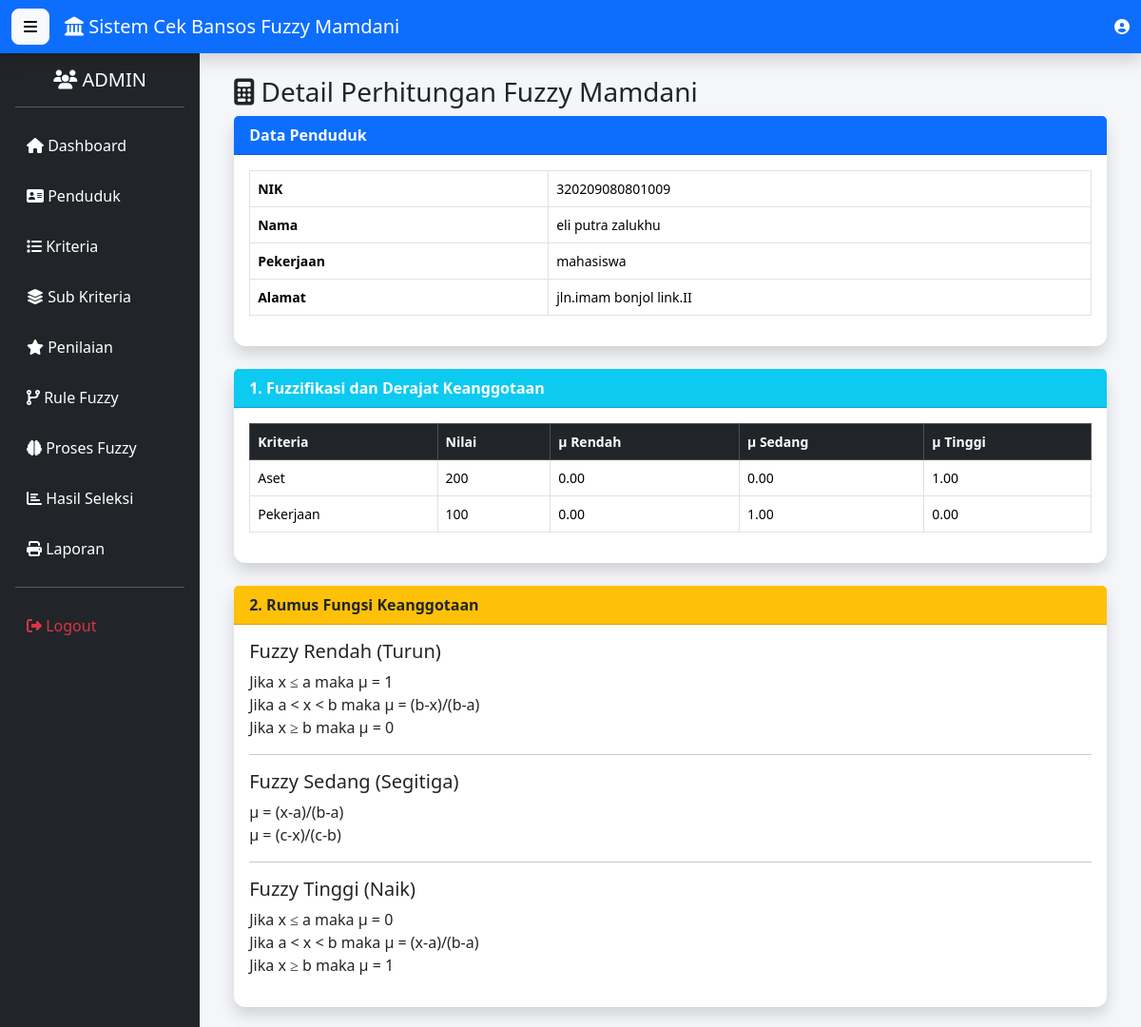
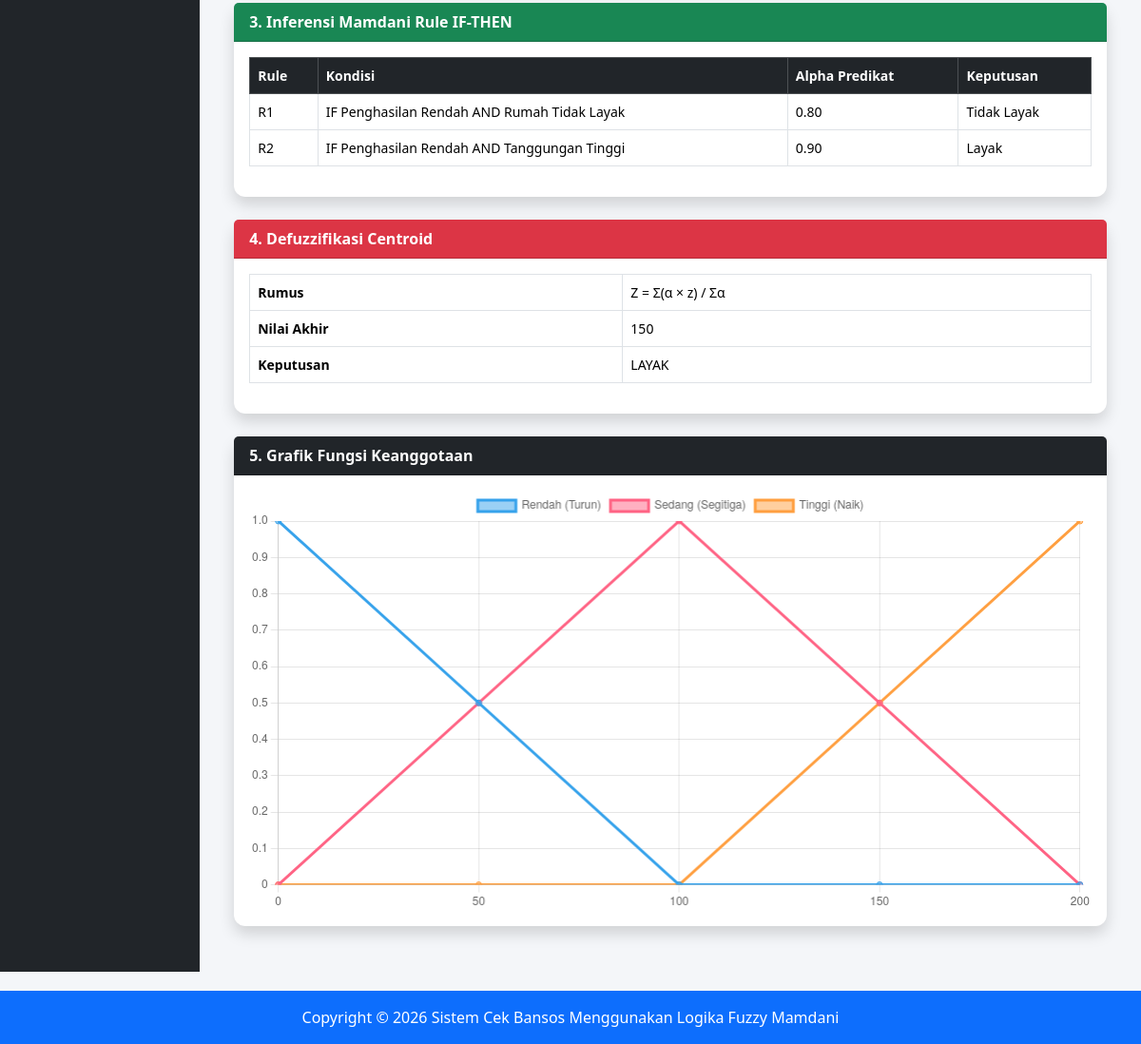
Screenshot of /fuzzy/detail_fuzzy.php?id=1 with the database file from the repository (2 pictures, top to bottom).
### tables this page shows
CREATE TABLE `penduduk` (
  `id_penduduk` int(11) NOT NULL,
  `nik` varchar(20) DEFAULT NULL,
  `nama` varchar(100) DEFAULT NULL,
  `jenis_kelamin` enum('Laki-laki','Perempuan') DEFAULT NULL,
  `tempat_lahir` varchar(50) DEFAULT NULL,
  `tanggal_lahir` date DEFAULT NULL,
  `alamat` text DEFAULT NULL,
  `desa` varchar(100) DEFAULT NULL,
  `kecamatan` varchar(100) DEFAULT NULL,
  `pekerjaan` varchar(100) DEFAULT NULL,
  `no_hp` varchar(15) DEFAULT NULL,
  `created_at` timestamp NOT NULL DEFAULT current_timestamp()
);

CREATE TABLE `penilaian` (
  `id_penilaian` int(11) NOT NULL,
  `id_penduduk` int(11) DEFAULT NULL,
  `id_kriteria` int(11) DEFAULT NULL,
  `id_sub` int(11) DEFAULT NULL,
  `nilai` int(11) DEFAULT NULL,
  `tanggal_penilaian` date DEFAULT NULL
);

CREATE TABLE `kriteria` (
  `id_kriteria` int(11) NOT NULL,
  `nama_kriteria` varchar(100) DEFAULT NULL,
  `kode_kriteria` varchar(10) DEFAULT NULL,
  `bobot` decimal(5,2) DEFAULT NULL,
  `tipe` varchar(20) DEFAULT NULL,
  `keterangan` text DEFAULT NULL
);

### fuzzy/fungsi_fuzzy.php (called while the page is built, shortened)
<?php
function fuzzyRendah($x, $a, $b)
{
    if ($x >= $b) {
        return 0;
    }
    return ($b - $x) / ($b - $a);
}
function fuzzySedang($x, $a, $b, $c)
{
    if ($x <= $a || $x >= $c) {
        return 0;
    }
    if ($x == $b) {
        return 1;
    }
    return ($c - $x) / ($c - $b);
}
function fuzzyTinggi($x, $a, $b)
{
    if ($x <= $a) {
        return 0;
    }
    if ($x >= $b) {
        return 1;
    }
    return ($x - $a) / ($b - $a);
}
?>

### fuzzy/detail_fuzzy.php (the view, shortened to what this page needs)
<?php
include "../config/koneksi.php";
include "fungsi_fuzzy.php";
$id=$_GET['id'];
$p=mysqli_query($conn,"
SELECT *
FROM penduduk
WHERE id_penduduk='$id'
");
$penduduk=mysqli_fetch_assoc($p);
$data=mysqli_query($conn,"
SELECT
penilaian.nilai,
kriteria.nama_kriteria,
sub_kriteria.kategori_fuzzy
FROM penilaian
JOIN kriteria
ON penilaian.id_kriteria=kriteria.id_kriteria
JOIN sub_kriteria
ON penilaian.id_sub=sub_kriteria.id_sub
WHERE id_penduduk='$id'
");
include "../template/header.php";
include "../template/navbar.php";
include "../template/sidebar.php";
?>
<div class="container-fluid">
<h3>
<i class="fa fa-calculator"></i>
Detail Perhitungan Fuzzy Mamdani
</h3>
<div class="card shadow mb-4">
<div class="card-header bg-primary text-white">
Data Penduduk
</div>
<div class="card-body">
<table class="table table-bordered">
<tr>
<th>NIK</th>
<td><?= $penduduk['nik']; ?></td>
</tr>
<tr>
<th>Nama</th>
<td><?= $penduduk['nama']; ?></td>
</tr>
<tr>
<th>Pekerjaan</th>
<td><?= $penduduk['pekerjaan']; ?></td>
</tr>
<tr>
<th>Alamat</th>
<td><?= $penduduk['alamat']; ?></td>
</tr>
</table>
</div>
</div>
<div class="card shadow mb-4">
<div class="card-header bg-info text-white">
1. Fuzzifikasi dan Derajat Keanggotaan
</div>
<div class="card-body table-responsive">
<table class="table table-bordered">
<tr class="table-dark">
<th>Kriteria</th>
<th>Nilai</th>
<th>µ Rendah</th>
<th>µ Sedang</th>
<th>µ Tinggi</th>
</tr>
<?php
$total=0;
$jumlah=0;
while($d=mysqli_fetch_assoc($data)){
$x=$d['nilai'];
$r=fuzzyRendah($x,0,100);
$s=fuzzySedang($x,50,100,150);
$t=fuzzyTinggi($x,100,200);
$total += $x;
$jumlah++;
?>
<tr>
<td>
<?= $d['nama_kriteria']; ?>
</td>
<td>
<?= $x; ?>
</td>
<td>
<?= number_format($r,2); ?>
</td>
<td>
<?= number_format($s,2); ?>
</td>
<td>
<?= number_format($t,2); ?>
</td>
</tr>
<?php } ?>
</table>
</div>
</div>
<div class="card shadow mb-4">
<div class="card-header bg-warning">
2. Rumus Fungsi Keanggotaan
</div>
<div class="card-body">
<h5>Fuzzy Rendah (Turun)</h5>
<p>
Jika x ≤ a maka μ = 1
<br>
Jika a < x < b maka μ = (b-x)/(b-a)
<br>
Jika x ≥ b maka μ = 0
</p>
<hr>
<h5>Fuzzy Sedang (Segitiga)</h5>
<p>
μ = (x-a)/(b-a)
<br>
μ = (c-x)/(c-b)
</p>
<hr>
<h5>Fuzzy Tinggi (Naik)</h5>
<p>
Jika x ≤ a maka μ = 0
<br>
Jika a < x < b maka μ = (x-a)/(b-a)
<br>
Jika x ≥ b maka μ = 1
</p>
</div>
</div>
<div class="card shadow mb-4">
<div class="card-header bg-success text-white">
3. Inferensi Mamdani Rule IF-THEN
</div>
<div class="card-body">
<table class="table table-bordered">
<tr class="table-dark">
<th>Rule</th>
<th>Kondisi</th>
<th>Alpha Predikat</th>
<th>Keputusan</th>
</tr>
<tr>
<td>
R1
</td>
<td>
IF Penghasilan Rendah AND Rumah Tidak Layak
</td>
<td>
0.80
</td>
<td>
Tidak Layak
</td>
</tr>
<tr>
<td>
R2
</td>
<td>
IF Penghasilan Rendah AND Tanggungan Tinggi
</td>
<td>
0.90
</td>
<td>
Layak
</td>
</tr>
</table>
</div>
</div>
<div class="card shadow mb-4">
<div class="card-header bg-danger text-white">
4. Defuzzifikasi Centroid
</div>
<div class="card-body">
<table class="table table-bordered">
<tr>
<th>Rumus</th>
<td>
Z = Σ(α × z) / Σα
</td>
</tr>
<tr>
<th>Nilai Akhir</th>
<td>
<?= round(($total/$jumlah),2); ?>
</td>
</tr>
<tr>
<th>Keputusan</th>
<td>
<?php
if(($total/$jumlah)>=60){
echo "LAYAK";
}
else{
echo "TIDAK LAYAK";
}
?>
</td>
</tr>
</table>
</div>
</div>
<div class="card shadow mb-4">
<div class="card-header bg-dark text-white">
5. Grafik Fungsi Keanggotaan
</div>
<div class="card-body">
<canvas id="grafikFuzzy"></canvas>
</div>
</div>
</div>
<script>
new Chart(document.getElementById('grafikFuzzy'),{
type:'line',
data:{
labels:[0,50,100,150,200],
datasets:[
{
label:'Rendah (Turun)',
data:[1,0.5,0,0,0]
},
{
label:'Sedang (Segitiga)',
data:[0,0.5,1,0.5,0]
},
{
label:'Tinggi (Naik)',
data:[0,0,0,0.5,1]
}
]
},
options:{
responsive:true,
scales:{
y:{
min:0,
max:1
}
}
}
});
</script>
<?php
include "../template/footer.php";
include "../template/script.php";
?>

### template/header.php (shortened to what this page needs)
<!DOCTYPE html>
<html lang="id">
<head>
<link href="https://cdn.jsdelivr.net/npm/bootstrap@5.3.3/dist/css/bootstrap.min.css" rel="stylesheet">
<link rel="stylesheet"
href="https://cdnjs.cloudflare.com/ajax/libs/font-awesome/6.7.2/css/all.min.css">
<link rel="stylesheet"
href="../assets/css/style.css">
</head>
<body>
<div class="wrapper">

### template/navbar.php (shortened to what this page needs)
<nav class="navbar navbar-expand-lg navbar-dark bg-primary shadow">
<div class="container-fluid">
<button class="btn btn-light me-3" id="menu-toggle">
<i class="fas fa-bars"></i>
</button>
<span class="navbar-brand">
<i class="fas fa-landmark"></i>
Sistem Cek Bansos Fuzzy Mamdani
</span>
<div class="ms-auto text-white">
<i class="fas fa-user-circle"></i>
</div>
</div>
</nav>

### template/sidebar.php
<div class="d-flex">
<div class="sidebar bg-dark text-white p-3">
<h5 class="text-center">
<i class="fas fa-users"></i>
ADMIN
</h5>
<hr>
<a href="../admin/dashboard.php">
<i class="fas fa-home"></i>
Dashboard
</a>
<a href="../penduduk/index.php">
<i class="fas fa-address-card"></i>
Penduduk
</a>
<a href="../kriteria/index.php">
<i class="fas fa-list"></i>
Kriteria
</a>
<a href="../sub_kriteria/index.php">
<i class="fas fa-layer-group"></i>
Sub Kriteria
</a>
<a href="../penilaian/index.php">
<i class="fas fa-star"></i>
Penilaian
</a>
<a href="../rule_fuzzy/index.php">
<i class="fas fa-code-branch"></i>
Rule Fuzzy
</a>
<a href="../fuzzy/index.php">
<i class="fas fa-brain"></i>
Proses Fuzzy
</a>
<a href="../hasil/index.php">
<i class="fas fa-chart-bar"></i>
Hasil Seleksi
</a>
<a href="../laporan/index.php">
<i class="fas fa-print"></i>
Laporan
</a>
<hr>
<a href="../login/logout.php" class="text-danger">
<i class="fas fa-sign-out-alt"></i>
Logout
</a>
</div>
<div class="content p-4">

### template/footer.php
</div>
</div>
<footer class="bg-primary text-white text-center p-3">
Copyright © 2026
Sistem Cek Bansos Menggunakan Logika Fuzzy Mamdani
</footer>

### template/script.php (shortened to what this page needs)
</body>
</html>

### assets/css/style.css (style rules this page uses)
body { background:#f4f6f9; font-family:Segoe UI; }
.wrapper { width:100%; }
.sidebar { width:250px; min-height:100vh; }
.sidebar a { display:block; padding:12px; color:white; text-decoration:none; border-radius:8px; margin-bottom:5px; transition:.3s; }
.content { width:100%; }
.card { border:none; border-radius:12px; }
.card-header { font-weight:bold; }
.table { font-size:14px; }
.btn { border-radius:8px; }
footer { margin-top:20px; }

### rows the page displays
penduduk: nik "320209080801009", nama "eli putra zalukhu", pekerjaan "mahasiswa", alamat "jln.imam bonjol link.II"
penilaian: id_kriteria.nama_kriteria "Aset", nilai "200", nilai "0.00", nilai "1.00"
penilaian: id_kriteria.nama_kriteria "Pekerjaan", nilai "100", nilai "0.00", nilai "1.00"

### other values shown
$total/$jumlah "150"
